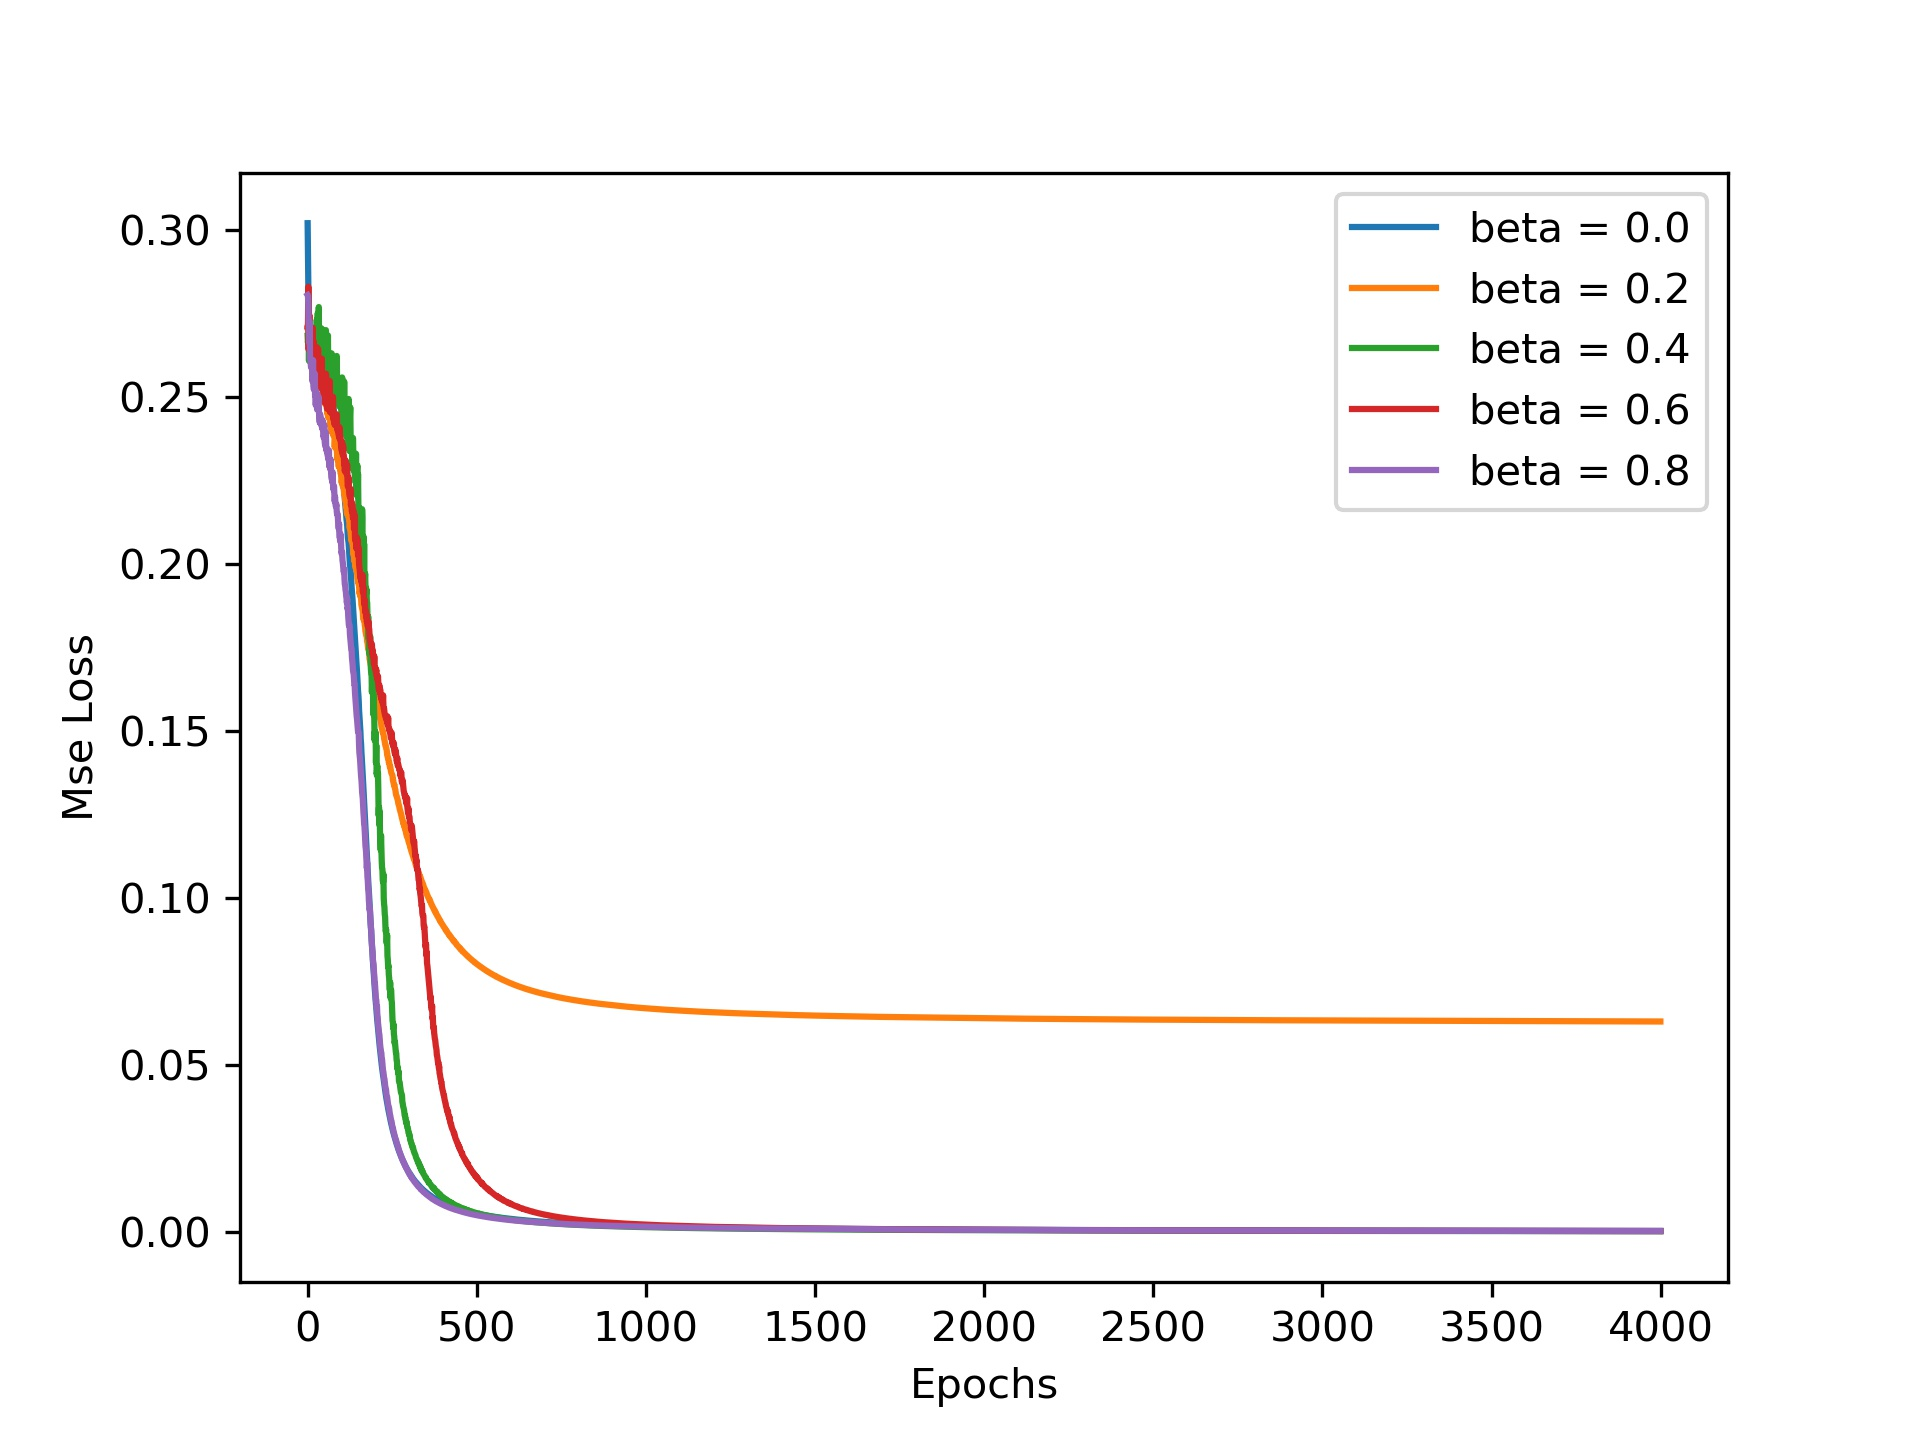

The Python source for this figure:
import numpy as np
import copy as cp
import matplotlib.pyplot as plt
from mnn import momentumBP

if __name__ == '__main__':
    # training data
    data = np.array([[0,0,1],[0,1,1],[1,0,1],[1,1,1]])
    label = np.array([0,1,1,0])

    # Back Propagation and Momentum training with various beta
    fig = plt.figure()
    learning_rate = 1.0
    epochs = 4000
    for beta in np.arange(0,1.0,0.2):
        loss_list = momentumBP(data, label, learning_rate, beta, epochs)
        plt.plot(range(epochs), loss_list, label = f'beta = {beta:.1f}')
        plt.legend()

    plt.ylabel('Mse Loss')
    plt.xlabel('Epochs')
    plt.savefig('lab5_3.jpg',dpi = 300)
    plt.show()
